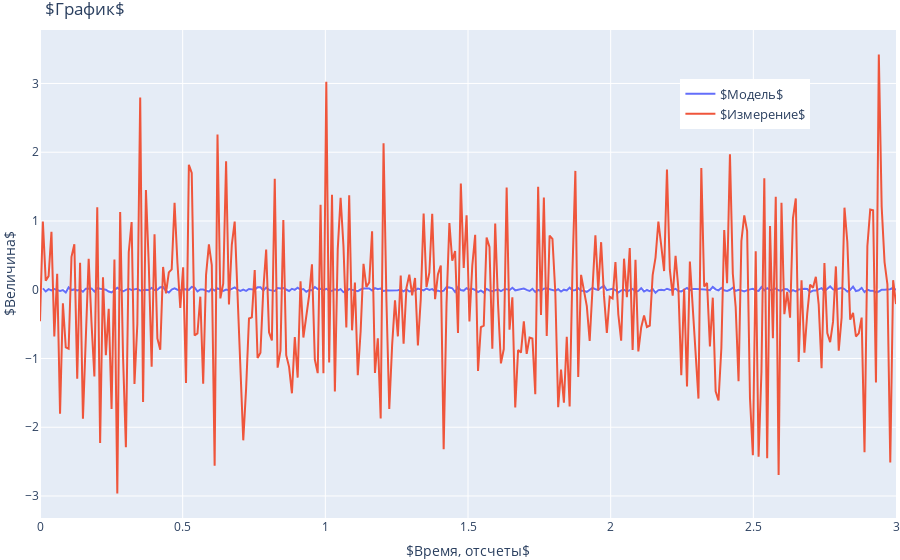

Notebook code cell kept with this figure:
### Code cell
import plotly.express as px
import plotly.graph_objs as go

fig_app = go.Figure()
fig_app.add_trace(go.Scatter(x=t, y=x_plot2[:, 0], name='$Модель$'))
fig_app.add_trace(go.Scatter(x=t, y=z_plot, name='$Измерение$'))
fig_app.update_layout(legend_orientation="v",
                      legend=dict(x=0.9, xanchor="right", y=0.9, yanchor='top',
                        font=dict(size=13)),
                      title=f'$График$',
                      xaxis_title='$Время, отсчеты$',
                      yaxis_title="$Величина$",
                      margin=dict(l=0, r=0, t=30, b=0))
fig_app.show()
fig_app.savefig(f'/png/std1.png', dpi=100)

### Figure 1 — Plotly figure (JSON) as saved in the notebook; plotly's stock layout.template omitted (floating-point values rounded to 4 significant figures; data arrays with more than 128 entries replaced by an {"elided": "..."} marker saying what was removed)
{"data": [{"name": "$Модель$", "type": "scatter", "x": {"elided": "300 float values"}, "y": {"elided": "300 float values"}}, {"name": "$Измерение$", "type": "scatter", "x": {"elided": "300 float values"}, "y": {"elided": "300 float values"}}], "layout": {"legend": {"font": {"size": 13}, "orientation": "v", "x": 0.9, "xanchor": "right", "y": 0.9, "yanchor": "top"}, "margin": {"b": 0, "l": 0, "r": 0, "t": 30}, "title": {"text": "$График$"}, "xaxis": {"title": {"text": "$Время, отсчеты$"}}, "yaxis": {"title": {"text": "$Величина$"}}}}
